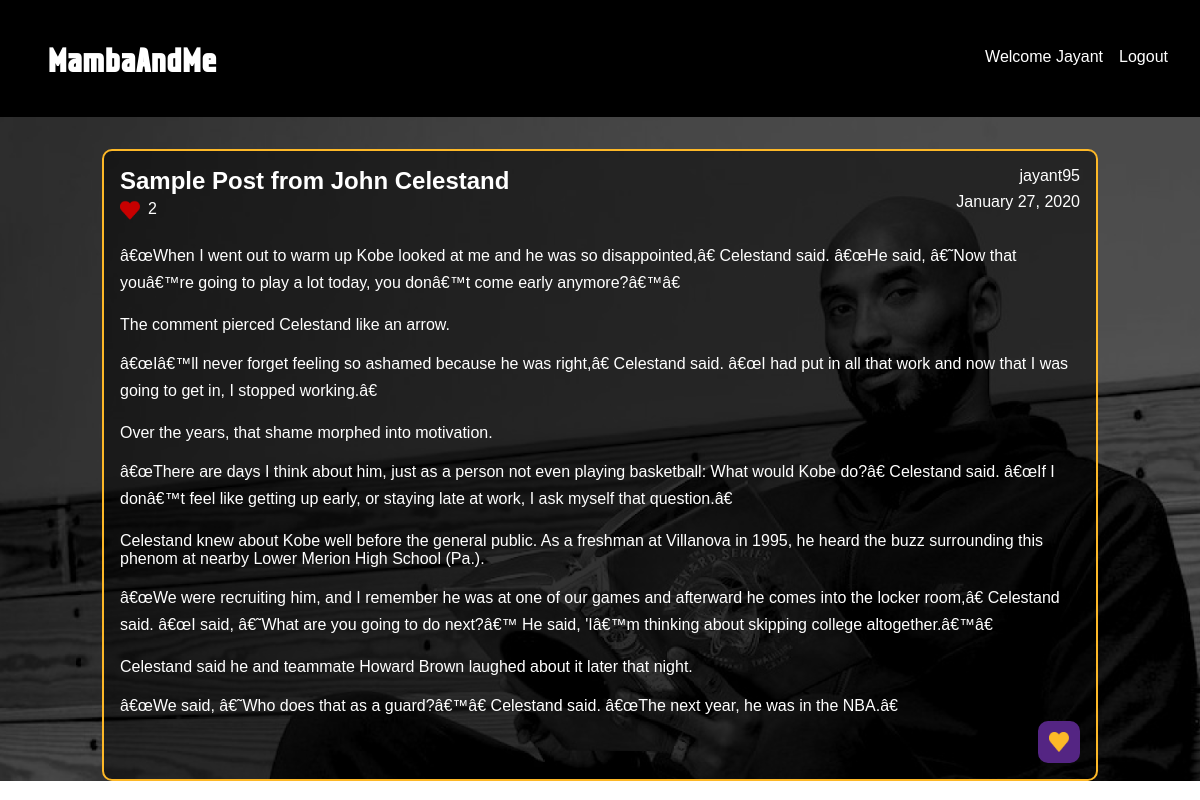
Page /readStory.php?storyID=2 (signed in) on the committed database.
### tables this page shows
CREATE TABLE `story` (
  `storyID` int(11) NOT NULL,
  `memberID` int(11) NOT NULL,
  `timestamp` varchar(255) NOT NULL,
  `username` varchar(255) NOT NULL,
  `title` text NOT NULL,
  `story` text NOT NULL,
  `heart` int(11) NOT NULL
);

### includes/story_helper.php (called while the page is built, shortened)
<?php
    function getHeartedStories($storyID, $connection) {
        $heartedStoriesID = [];
        if (isset($_SESSION['username'])) {
            $sql = "SELECT storyID FROM hearts WHERE memberID = ?";
            if ($stmt = $connection->prepare($sql)) {
                $stmt->bind_param('i', $_SESSION['memberID']);
                $stmt->execute();
                $result = $stmt->get_result();
                while ($row = $result->fetch_assoc()) {
                    $heartedStoriesID[] = $row['storyID'];
                }
            }
        }
        return $heartedStoriesID;
    }
?>

### readStory.php (the view, shortened to what this page needs)
<?php
    require("includes/header.php");
    $storyID = $_GET['storyID'];
?>
<div class="page-background">
    <div class="container-login background-image read-story overlay">
<?php
    if (!empty($storyID)) {
        require_once("includes/db_connection.php");
        require_once("includes/story_helper.php");
        $heartedStoriesID = getHeartedStories($storyID, $connection);
        $sql = "SELECT timestamp, username, title, story, heart FROM story WHERE storyID = ?";
        if ($stmt = $connection->prepare($sql)) {
            $stmt->bind_param('i', $storyID);
            $stmt->execute();
            $result = $stmt->get_result();
            while ($row = $result->fetch_assoc()) {
                $storyTitle = $row['title'];
                $storyUser = $row['username'];
                $storyContent = $row['story'];
                $storyHeart = $row['heart'];
                $date = $row['timestamp'];
                $storyDate = date("F j, Y", $date);
                $storyDivID = 'story_' . $storyID;
                echo "<div class='story-post separate-page' id='" . $storyDivID . "'>";
                echo "<div class='story-title'>";
                    echo "<div class='story-top'>";
                        echo "<h3>" . $storyTitle . "</h3>";
                        echo "<div class='hearts'>";
                        echo "<img src='img/heart.png' alt='heart icon'>";
                        echo "<p class='heart-number'>" . $storyHeart . "</p>";
                        echo "</div>";
                    echo "</div>";
                    echo "<div class='story-metadata'>";
                        echo "<p>" . $storyUser . "</p>";
                        echo "<p>" . $storyDate . "</p>";
                    echo "</div>";
                echo "</div>";
                echo "<div class='story-content'>";
                    echo "<p>" . nl2br($storyContent) . "</p>";
                echo "</div>";
                echo "<div class='add-heart'>";
                if (in_array($storyID, $heartedStoriesID)) {
                    echo "<div class='heart-button clicked'>";
                        echo "<img src='img/heart_clicked.png'>";
                    echo "</div>";
                }
                echo "</div>";
            echo "</div>";
            }
        } else {
            $error = $connection->errno . ' ' . $connection->error;
            echo $error;
        }
    } else {
        header("Location: index.php");
    }
?>
    </div>
</div>
</body>
</html>

### css/main.css (style rules this page uses)
html { scroll-behavior: smooth; }
p { margin: 0; }
body { margin: 0; padding: 0; font-family: Bahnschrift, Helvetica; }
.container-login { width: 100%; min-height: 80vh; display: -webkit-box; display: -webkit-flex; display: -moz-box; display: -ms-flexbox; display: flex; flex-wrap: wrap; justify-content: center; align-items: center; position: relative; z-index: 1; }
.background-image.read-story { background-image: url("../img/background6.png"); }
.background-image { background-repeat: no-repeat; background-size: cover; background-position: center; }
.overlay:before { position: absolute; content: ""; top: 0; left: 0; width: 100%; height: 100%; display: block; z-index: 1; background-color: rgba(0, 0, 0, 0.6); }
.story-post { width: 80%; margin: 0 auto; border: 2px solid rgb(253, 184, 39); border-radius: 10px; padding: 1rem; margin-top: 2rem; }
.story-title { display: flex; }
.story-top { flex: 1; margin: 0; margin-bottom: 0.5rem; }
.story-top h3 { font-size: 1.5rem; margin-top: 0; margin-bottom: 0.3rem; }
.story-metadata { text-align: end; margin-bottom: 0.5rem; margin-top: 0; }
.story-metadata p:first-of-type { margin-top: 0; margin-bottom: 0.5rem; }
.hearts { display: flex; }
.hearts img { width: 20px; height: 20px; }
.hearts p { margin: 0; margin-left: 0.5rem; }
.story-content { margin-top: 1rem; }
.add-heart { display: flex; justify-content: flex-end; margin-left: auto; margin-right: 0; }
.heart-button { display: flex; padding: 0.5rem; border: 3px solid rgb(84, 37, 131); border-radius: 10px; }
.heart-button.clicked { background-color: rgb(84, 37, 131); cursor: default; }
.heart-button.clicked img { margin-left: 0; }
.add-heart img { margin-left: 0.3rem; width: 20px; height: 20px; }
.story-post.separate-page { background-color: rgba(0, 0, 0, 0.5); color: white; z-index: 2; }

### rows in the picture
story: title "Sample Post from John Celestand", heart "2", username "jayant95", timestamp "January 27, 2020", story "â€œWhen I went out to warm up Kobe looked at me and he was so disappointed,â€ Celestand said. â€œHe said, â€˜Now that youâ€™re going to play a lot today, you donâ€™t come early anymore?â€™â€ The comment pierced Celestand like an arrow. â€œIâ€™ll never forget feeling so ashamed because he was right,â€ Celestand said. â€œI had put in all that work and now that I was going to get in, I stopped working.â€ Over the years, that shame morphed into motivation. â€œThere are days I think about him, just as a person not even playing basketball: What would Kobe do?â€ Celestand said. â€œIf I donâ€™t feel like getting up early, or staying late at work, I ask myself that question.â€ Celestand knew…"

### other values in the picture
$_SESSION['first-name'] "Jayant"
